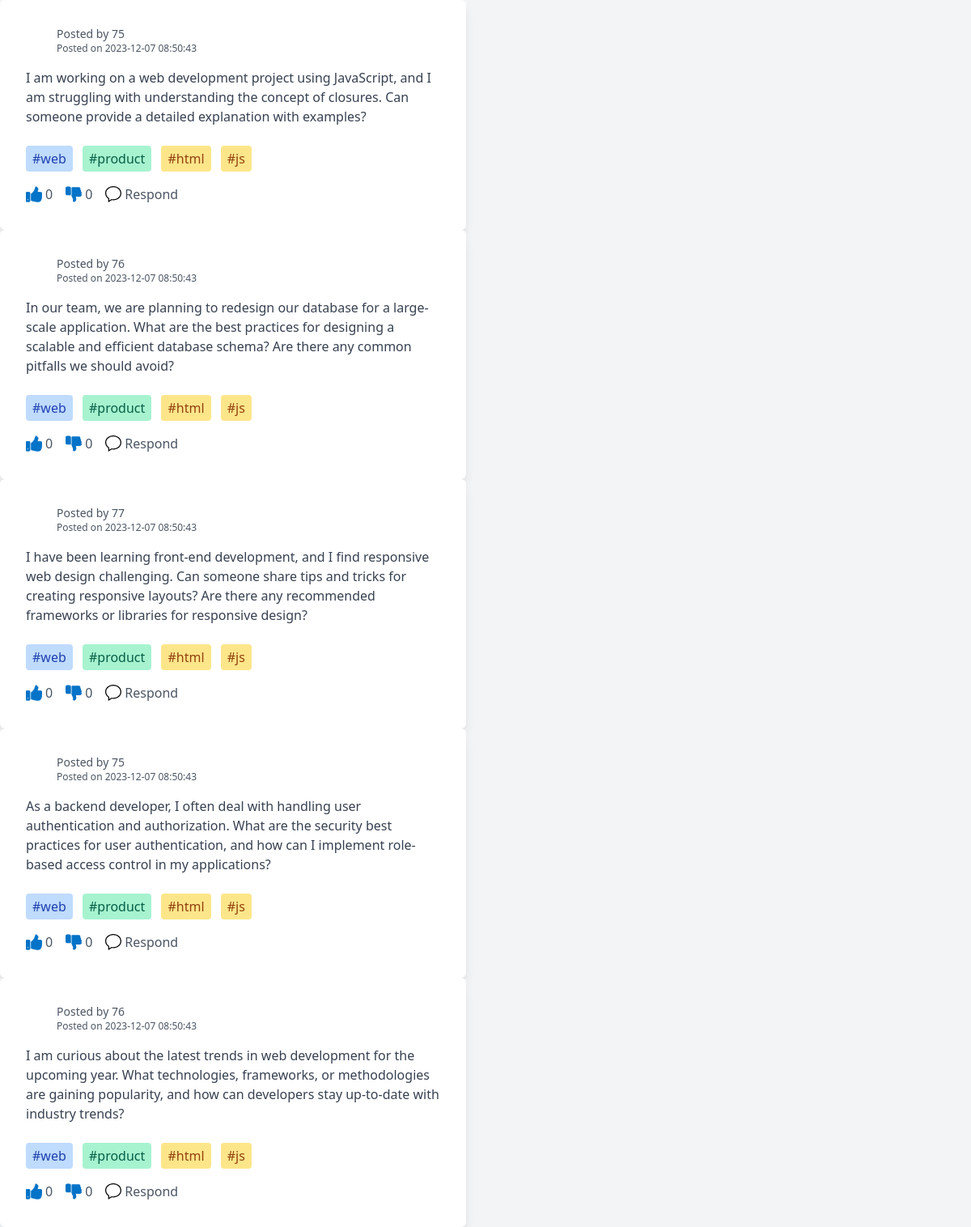
The app's page /Pages/question.php with its own data.
### tables this page shows
CREATE TABLE `question` (
  `question_id` int(11) NOT NULL,
  `user_id` int(11) DEFAULT NULL,
  `Id_Project` int(11) DEFAULT NULL,
  `question_text` text NOT NULL,
  `likes` int(11) DEFAULT 0,
  `dislikes` int(11) DEFAULT 0,
  `created_at` timestamp NOT NULL DEFAULT current_timestamp(),
  `archived` tinyint(1) DEFAULT 0,
  `title_question` varchar(55) DEFAULT NULL
);

### Pages/question.php (the view, shortened to what this page needs)
<?php
include("../includes/config/connection.php");
?>
<!DOCTYPE html>
<html lang="en">
<head>
    <link href="https://cdn.jsdelivr.net/npm/tailwindcss@2.2.19/dist/tailwind.min.css" rel="stylesheet">
</head>
<body class="bg-gray-100 min-h-screen flex-col items-center justify-center">
    <?php
    $sql = "SELECT * FROM question";
    $result = $conn->query($sql);
    if ($result->num_rows > 0) {
        while ($row = $result->fetch_assoc()) {
            ?>
            <div class="  max-w-xl bg-white p-8 rounded-md shadow-lg">
                <div class="flex items-center text-gray-600 mb-4">
                    <div class="flex-shrink-0">
                        <svg width="30px" height="30px" viewBox="0 0 20 20" version="1.1" xmlns="http://www.w3.org/2000/svg"
                            xmlns:xlink="http://www.w3.org/1999/xlink" fill="#17d924" stroke="#17d924">
                        </svg>
                    </div>
                    <div class="ml-2">
                        <p class="text-sm">Posted by
                            <?php echo $row['user_id']; ?>
                        </p>
                        <p class="text-xs">Posted on
                            <?php echo $row['created_at']; ?>
                        </p>
                    </div>
                </div>
                <div class="mb-6">
                    <p class="text-gray-700">
                        <?php echo $row['question_text']; ?>
                    </p>
                </div>
                <div class="mb-4">
                    <span class="inline-block bg-blue-200 text-blue-800 py-1 px-2 rounded mr-2">#web</span>
                    <span class="inline-block bg-green-200 text-green-800 py-1 px-2 rounded mr-2">#product</span>
                    <span class="inline-block bg-yellow-200 text-yellow-800 py-1 px-2 rounded mr-2">#html</span>
                    <span class="inline-block bg-yellow-200 text-yellow-800 py-1 px-2 rounded mr-2">#js</span>
                </div>
                <div class="flex items-center space-x-4">
                    <button class="flex items-center text-gray-600 hover:text-blue-500">
                        <span class="ml-1"><?php echo $row['likes']; ?></span>
                    </button>
                    <button class="flex items-center text-gray-600 hover:text-red-500">
                        <span class="ml-1"><?php echo $row['dislikes']; ?></span>
                    </button>
                    <button class="flex items-center text-gray-600 hover:text-green-500">
                        <span class="ml-1">Respond</span>
                    </button>
                </div>
            </div>
            <?php
        }
    } else {
        echo "Aucune question trouvée.";
    }
    ?>
</body>
</html>

### records on screen
question: user "75", created_at "2023-12-07 08:50:43", question_text "I am working on a web development project using JavaScript, and I am struggling with understanding the concept of closures. Can someone provide a detailed explanation with examples?", likes "0", dislikes "0"
question: user "76", created_at "2023-12-07 08:50:43", question_text "In our team, we are planning to redesign our database for a large-scale application. What are the best practices for designing a scalable and efficient database schema? Are there any common pitfalls we should avoid?", likes "0", dislikes "0"
question: user "77", created_at "2023-12-07 08:50:43", question_text "I have been learning front-end development, and I find responsive web design challenging. Can someone share tips and tricks for creating responsive layouts? Are there any recommended frameworks or libraries for responsive design?", likes "0", dislikes "0"
question: user "75", created_at "2023-12-07 08:50:43", question_text "As a backend developer, I often deal with handling user authentication and authorization. What are the security best practices for user authentication, and how can I implement role-based access control in my applications?", likes "0", dislikes "0"
question: user "76", created_at "2023-12-07 08:50:43", question_text "I am curious about the latest trends in web development for the upcoming year. What technologies, frameworks, or methodologies are gaining popularity, and how can developers stay up-to-date with industry trends?", likes "0", dislikes "0"
